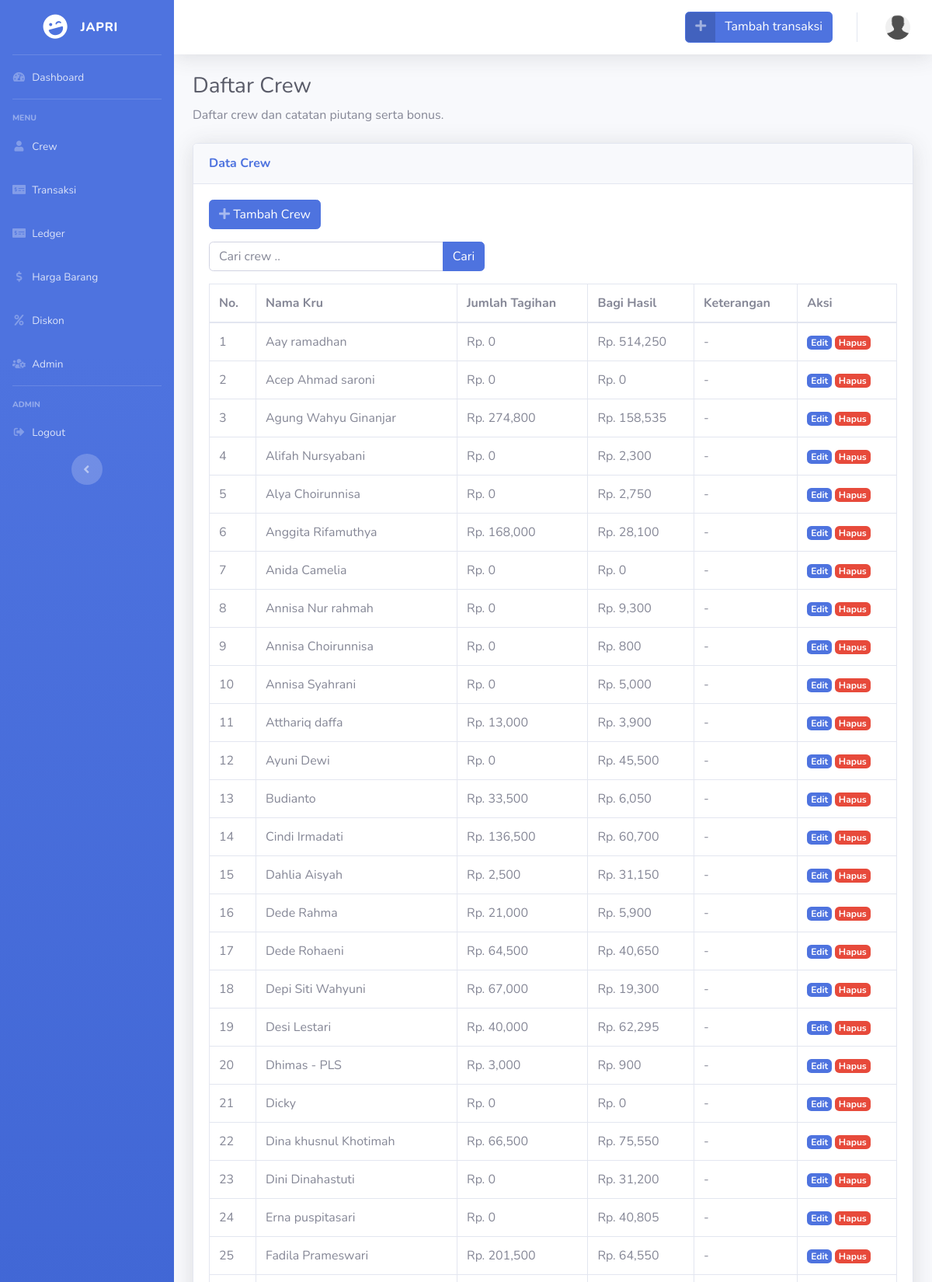
Screenshot of /index.php/crew (upper part) with the database file from the repository.
### tables this page shows
CREATE TABLE `crew` (
  `id_crew` int(11) NOT NULL,
  `nama` varchar(100) NOT NULL,
  `tempat_lahir` varchar(128) NOT NULL,
  `tgl_lahir` date NOT NULL,
  `alamat` text NOT NULL,
  `piutang` bigint(9) NOT NULL,
  `bagihasil` bigint(9) NOT NULL,
  `keterangan` text NOT NULL
);

### application/controllers/Crew.php (called while the page is built, shortened)
<?php
class Crew extends CI_Controller
{
    public function __construct()
    {
        $this->load->model('crew_model', 'crew');
    }
    public function index()
    {
        $data['title'] = "Dashboard | JAPRI";
        $data['page'] = "dashboard";
        $data['sesi'] = "crew";
        $data['crew'] = $this->crew->getAllCrew();
        $this->load->view('template/content', $data);
    }
}

### index.php (called while the page is built, shortened)
<?php
require_once BASEPATH.'core/CodeIgniter.php';

### application/models/crew_model.php (called while the page is built, shortened)
<?php
class Crew_model extends CI_Model
{
    public function getAllCrew()
    {
        return $this->db->get('crew')->result_array();
    }
}

### application/views/sesi/crew.php (the view, shortened to what this page needs)
<div class="container-fluid">
  <h1 class="h3 mb-2 text-gray-800">Daftar Crew</h1>
  <p class="mb-4">Daftar crew dan catatan piutang serta bonus.</p>
  <div class="card shadow mb-4">
    <div class="card-header py-3">
      <h6 class="m-0 font-weight-bold text-primary">Data Crew</h6>
    </div>
    <div class="card-body">
      <div class="table-responsive">
        <div class="row">
          <div class="col-5">
            <a href="" class="btn btn-primary mb-3" data-toggle="modal" data-target="#tambahCrewModal">
              <span class="icon text-white-50">
                <i class="fas fa-plus"></i>
              </span>
              <span class="text">Tambah Crew</span>
            </a>
            <div class="input-group mb-3">
              <input id="search-input" type="text" class="form-control" placeholder="Cari crew .." aria-label="Cari crew .." aria-describedby="search-button">
              <div class="input-group-append">
                <button class="btn btn-primary" id="search-button">Cari</button>
              </div>
            </div>
          </div>
        </div>
        <table class="table table-bordered" id="dataTable" width="100%" cellspacing="0">
          <thead>
            <tr>
              <th>No.</th>
              <th>Nama Kru</th>
              <th>Jumlah Tagihan</th>
              <th>Bagi Hasil</th>
              <th>Keterangan</th>
              <th>Aksi</th>
            </tr>
          </thead>
          <tbody>
            <?php $n = 1; ?>
            <?php foreach ($crew as $row) : ?>
              <tr>
                <td><?= $n; ?></td>
                <td><?= $row['nama']; ?></td>
                <td>Rp. <?= number_format($row['piutang']); ?></td>
                <td>Rp. <?= number_format($row['bagihasil']); ?></td>
                <td><?= $row['keterangan']; ?></td>
                <td>
                  <a href="<?= base_url('crew/edit/') . $row['id_crew'] ?>" class="badge badge-primary">Edit</a>
                  <a href="<?= base_url('crew/hapus/') . $row['id_crew'] ?>" class="badge badge-danger btn-delete">Hapus</a>
                </td>
              </tr>
              <?php $n++; ?>
            <?php endforeach; ?>
          </tbody>
        </table>
      </div>
    </div>
  </div>
</div>

### application/views/template/content.php (shortened to what this page needs)
<!DOCTYPE html>
<html lang="en">
<?php $this->view('template/head'); ?>
<?php $this->view('page/' . $page); ?>
</html>

### application/views/template/head.php (shortened to what this page needs)
<head>
  <link href="<?= base_url(); ?>asset/vendor/fontawesome-free/css/all.min.css" rel="stylesheet" type="text/css">
  <link href="<?= base_url(); ?>asset/css/sb-admin-2.min.css" rel="stylesheet">
  <link href="<?= base_url('asset/css/main.css'); ?>" rel="stylesheet">
  <link href="<?php echo base_url(); ?>asset/css/sb-admin-2.min.css" rel="stylesheet">
  <link href="<?php echo base_url('asset/css/main.css'); ?>" rel="stylesheet">
  <link href="<?php echo base_url('asset/css/jquery-ui.min.css'); ?>" rel="stylesheet">
</head>

### application/views/page/dashboard.php (shortened to what this page needs)
<body id="page-top">
  <div id="wrapper">
    <?php $this->view('page/menu') ?>
    <div id="content-wrapper" class="d-flex flex-column">
      <div id="content">
        <?php $this->view('page/nav'); ?>
        <?php $this->view('sesi/' . $sesi); ?>
      </div>
    </div>
  </div>

### application/views/page/menu.php
<ul class="navbar-nav bg-gradient-primary sidebar sidebar-dark accordion" id="accordionSidebar">
  <a class="sidebar-brand d-flex align-items-center justify-content-center" href="index.html">
    <div class="sidebar-brand-icon rotate-n-15">
      <i class="fas fa-laugh-wink"></i>
    </div>
    <div class="sidebar-brand-text mx-3">JAPRI</div>
  </a>
  <hr class="sidebar-divider my-0">
  <li class="nav-item">
    <a class="nav-link" href="<?= base_url('dashboard'); ?>">
      <i class="fas fa-fw fa-tachometer-alt"></i>
      <span>Dashboard</span></a>
  </li>
  <hr class="sidebar-divider">
  <div class="sidebar-heading">
    Menu
  </div>
  <li class="nav-item">
    <a class="nav-link" href="<?= base_url('crew'); ?>">
      <i class="fas fa-fw fa-user"></i>
      <span>Crew</span></a>
  </li>
  <li class="nav-item">
    <a class="nav-link" href="<?= base_url('transaksi'); ?>">
      <i class="fas fa-fw fa-money-check-alt"></i>
      <span>Transaksi</span>
    </a>
  </li>
  <li class="nav-item">
    <a class="nav-link" href="<?= base_url('ledger'); ?>">
      <i class="fas fa-fw fa-money-check-alt"></i>
      <span>Ledger</span>
    </a>
  </li>
  <li class="nav-item">
    <a class="nav-link" href="<?= base_url('harga'); ?>">
      <i class="fas fa-fw fa-dollar-sign"></i>
      <span>Harga Barang</span>
    </a>
  </li>
  <li class="nav-item">
    <a class="nav-link" href="<?= base_url('diskon'); ?>">
      <i class="fas fa-fw fa-percent"></i>
      <span>Diskon</span>
    </a>
  </li>
  <li class="nav-item">
    <a class="nav-link" href="<?= base_url('admin'); ?>">
      <i class="fas fa-fw fa-users-cog"></i>
      <span>Admin</span>
    </a>
  </li>
  <hr class="sidebar-divider d-none d-md-block">
  <div class="sidebar-heading">
    Admin
  </div>
  <li class="nav-item">
    <a class="nav-link" data-toggle="modal" data-target="#logoutModal">
      <i class="fas fa-fw fa-sign-out-alt"></i>
      <span>Logout</span>
    </a>
  </li>
  <div class="text-center d-none d-md-inline">
    <button class="rounded-circle border-0" id="sidebarToggle"></button>
  </div>
</ul>

### application/views/page/nav.php (shortened to what this page needs)
<nav class="navbar navbar-expand navbar-light bg-white topbar mb-4 static-top shadow">
  <ul class="navbar-nav ml-auto">
    <a href="<?= base_url('transaksi/tambah'); ?>" class="btn btn-primary btn-icon-split addItem">
      <span class="icon text-white-50">
        <i class="fas fa-plus"></i>
      </span>
      <span class="text">Tambah transaksi</span>
    </a>
    <li class="nav-item dropdown no-arrow">
      <a class="nav-link dropdown-toggle" href="#" id="userDropdown" role="button" data-toggle="dropdown" aria-haspopup="true" aria-expanded="false">
        <img class="img-profile rounded-circle" src="<?= base_url('asset/img/profile/'); ?>default.jpg">
      </a>
    </li>
  </ul>
</nav>

### asset/css/main.css (style rules this page uses)
.addItem { height: 40px; margin: 15px; }

### rows the page displays
crew: nama "Aay ramadhan", piutang "0", bagihasil "514,250", keterangan "-"
crew: nama "Acep Ahmad saroni", piutang "0", bagihasil "0", keterangan "-"
crew: nama "Agung Wahyu Ginanjar", piutang "274,800", bagihasil "158,535", keterangan "-"
crew: nama "Alifah Nursyabani", piutang "0", bagihasil "2,300", keterangan "-"
crew: nama "Alya Choirunnisa", piutang "0", bagihasil "2,750", keterangan "-"
crew: nama "Anggita Rifamuthya", piutang "168,000", bagihasil "28,100", keterangan "-"
crew: nama "Anida Camelia", piutang "0", bagihasil "0", keterangan "-"
crew: nama "Annisa Nur rahmah", piutang "0", bagihasil "9,300", keterangan "-"
crew: nama "Annisa Choirunnisa", piutang "0", bagihasil "800", keterangan "-"
crew: nama "Annisa Syahrani", piutang "0", bagihasil "5,000", keterangan "-"
crew: nama "Atthariq daffa", piutang "13,000", bagihasil "3,900", keterangan "-"
crew: nama "Ayuni Dewi", piutang "0", bagihasil "45,500", keterangan "-"
crew: nama "Budianto", piutang "33,500", bagihasil "6,050", keterangan "-"
crew: nama "Cindi Irmadati", piutang "136,500", bagihasil "60,700", keterangan "-"
crew: nama "Dahlia Aisyah", piutang "2,500", bagihasil "31,150", keterangan "-"
crew: nama "Dede Rahma", piutang "21,000", bagihasil "5,900", keterangan "-"
crew: nama "Dede Rohaeni", piutang "64,500", bagihasil "40,650", keterangan "-"
crew: nama "Depi Siti Wahyuni", piutang "67,000", bagihasil "19,300", keterangan "-"
crew: nama "Desi Lestari", piutang "40,000", bagihasil "62,295", keterangan "-"
crew: nama "Dhimas - PLS", piutang "3,000", bagihasil "900", keterangan "-"
crew: nama "Dicky", piutang "0", bagihasil "0", keterangan "-"
crew: nama "Dina khusnul Khotimah", piutang "66,500", bagihasil "75,550", keterangan "-"
crew: nama "Dini Dinahastuti", piutang "0", bagihasil "31,200", keterangan "-"
crew: nama "Erna puspitasari", piutang "0", bagihasil "40,805", keterangan "-"
crew: nama "Fadila Prameswari", piutang "201,500", bagihasil "64,550", keterangan "-"
